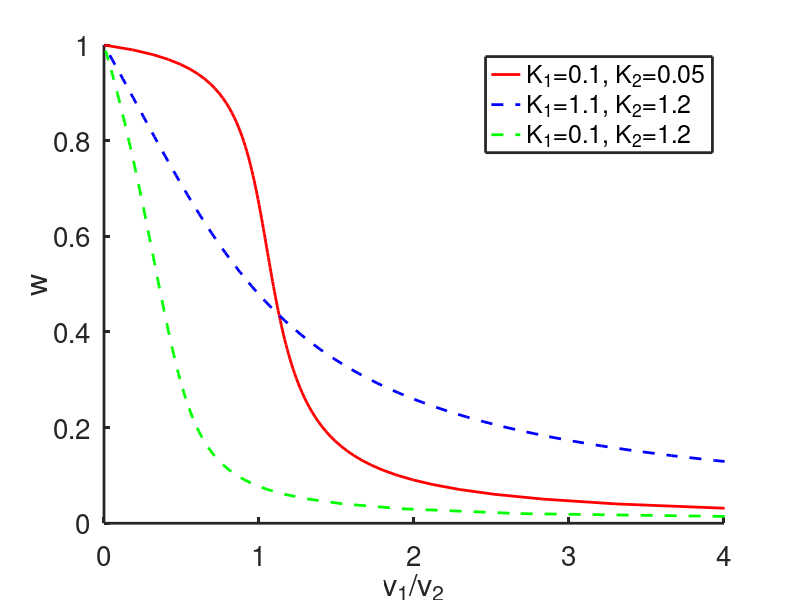

This figure's MATLAB source:
%-------------------------------------------------------------------

% Matlab code for plotting Goldbeter-Koshland functions.

% For Chapter 1, Fig. 1.6 of
% Keener and Sneyd, Mathematical Physiology, 3rd Edition, Springer.

% Written by James Keener and James Sneyd

%-------------------------------------------------------------------

close all
clear all
clc

set(0,                           ...
   'defaultaxesfontsize', 20,   ...
   'defaultaxeslinewidth', 2.0, ...
   'defaultlinelinewidth', 2.0, ...
   'defaultpatchlinewidth', 0.7);

w = linspace(0,1,100);

K1vals = [0.1,1.1,0.1];
K2vals = [0.05,1.2,1.2];
 
K1=0.1;
K2 = 0.05;
vrat = (1-w).*(K1+w)./((w.*(K2+1-w)));
plot(vrat,w,'r','LineWidth',2)
hold on
xlim([0,4])
 
K1=1.1;
K2 = 1.2;

vrat = (1-w).*(K1+w)./((w.*(K2+1-w)));
plot(vrat,w,'b--','LineWidth',2)
hold on
xlim([0,4])
 
K1=0.1;
K2 = 1.2;

vrat = (1-w).*(K1+w)./((w.*(K2+1-w)));
plot(vrat,w,'g--','LineWidth',2)
hold on
xlim([0,4])
 
  legend('K_1=0.1, K_2=0.05','K_1=1.1, K_2=1.2','K_1=0.1, K_2=1.2')
 box off
xlabel('v_1/v_2')
ylabel('w')
